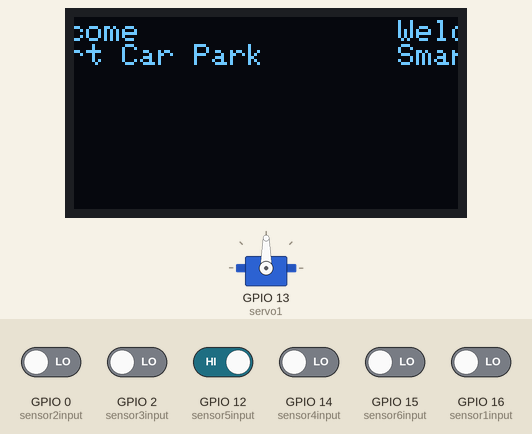
The sketch below on a simulated ESP8266 (NodeMCU). Shown: servo, 128×64 one-colour display. The inputs (shaded band) are chosen by the test bench; at power-on: GPIO 12 (sensor5input) HIGH, GPIO 0 (sensor2input), GPIO 2 (sensor3input), GPIO 14 (sensor4input), GPIO 15 (sensor6input), GPIO 16 (sensor1input) LOW. WiFi joins after 1.5 s; servers stay silent unless stated; uploads are accepted with an empty reply; what the sketch prints to the serial monitor is not drawn.

Above: at 4.7 s.
4.8 s: GPIO 15 (sensor6input) driven HIGH
At 5.8 s:
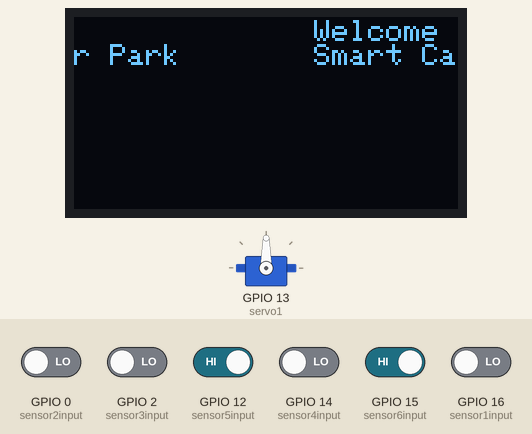
15.4 s: GPIO 12 (sensor5input) driven LOW
At 18.48 s:
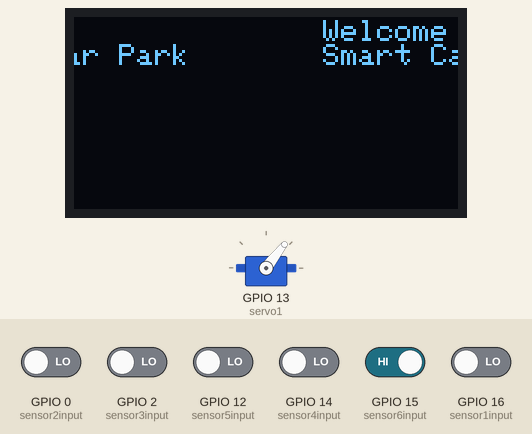
26.0 s: GPIO 12 (sensor5input) driven HIGH
At 26.28 s:
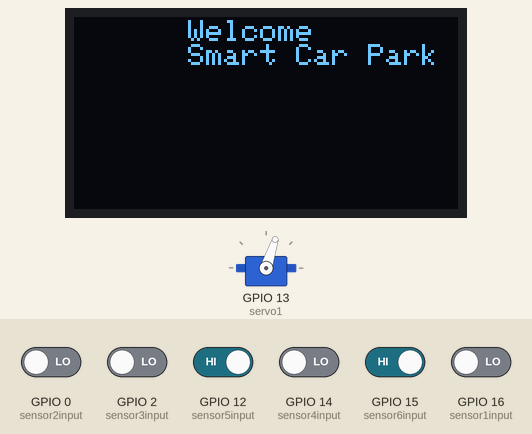
40.0 s: GPIO 15 (sensor6input) driven LOW
At 42.88 s:
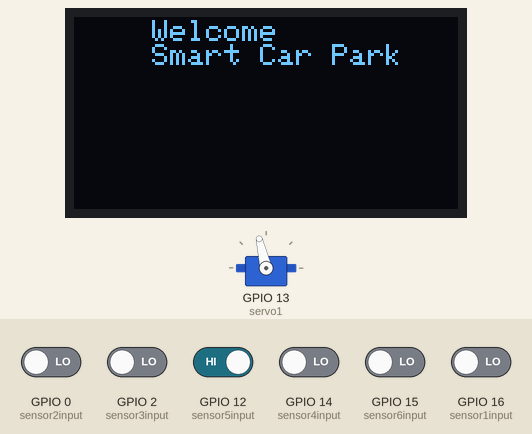
Timing chart, 0 to 50.7 s (numbered marks = the images above; inputs shaded):
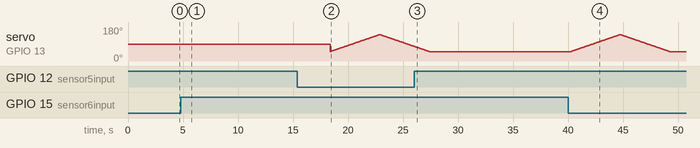

The sketch:

NodeMCU-IR.ino
```cpp
#include <ESP8266WiFi.h>
#include <ESP8266HTTPClient.h>
#include <Servo.h>
#include <Wire.h>
#include <Adafruit_GFX.h>
#include <Adafruit_SSD1306.h>

#define SCREEN_WIDTH 128 // OLED display width, in pixels
#define SCREEN_HEIGHT 64 // OLED display height, in pixels

// Declaration for an SSD1306 display connected to I2C (SDA, SCL pins)
Adafruit_SSD1306 display(-1);

//defines Wifi login detail
const char* ssid = "SLT-4G_B7666";
const char* password = "uma@usjp2016";
int wifiStatus;
WiFiServer server(80);

//defines digital pins to read sensor inputs
const int OLED_SCL = 5;       //D1 OLED Display Serial Clock Pin
const int OLED_SDA = 4;       //D2 OLED Display Serial Data Pin
const int sensor1input = 16;  //D0 Slot01 sensor
const int sensor2input = 0;   //D3 Slot02 sensor
const int sensor3input = 2;   //D4 Slot03 sensor
const int sensor4input = 14;  //D5 Slot04 sensor
const int sensor5input = 12;  //D6 GateOut sensor
const int servo1 = 13;        //D7 GateOut servo motor
const int sensor6input = 15;  //D8 GateIn sensor

//defines servo motor
Servo servoIn;
//define default servo arm angle
int servoangle = 50;

void setup() {

  //starts the serial communication
  Serial.begin(115200);

  //define servo input
  servoIn.attach(servo1);

  //initialize the OLED display and the OLED address 0X3C
  display.begin(SSD1306_SWITCHCAPVCC, 0x3C);
  delay(2000);
  display.clearDisplay();
  //set font size, color and cursor(x,y)
  display.setTextSize(1);
  display.setTextColor(WHITE);
  display.setCursor(0, 1);
  // Display static text
  display.println("Welcome");
  display.println("Smart Car Park");
  display.display();

  //sets as an Input Pin to get sensor data
  pinMode(sensor1input, INPUT);
  pinMode(sensor2input, INPUT);
  pinMode(sensor3input, INPUT);
  pinMode(sensor4input, INPUT);
  pinMode(sensor5input, INPUT);
  pinMode(sensor6input, INPUT);


  //ESP8266 - WiFi Connection
  WiFi.begin(ssid, password);
   while (WiFi.status() != WL_CONNECTED)
  {
    delay(500);
    Serial.println("Can;t connect to WiFi ");
  }
  //starts the Server
  server.begin();

}

void loop() {

  //define HTTPClient
  HTTPClient http;

  // Scroll in various directions, pausing in-between:
  display.startscrollleft(0x00, 0x0F);
  delay(2000);

  //get Sensor Reading inputs
  int sensor1 = digitalRead(sensor1input);
  int sensor2 = digitalRead(sensor2input);
  int sensor3 = digitalRead(sensor3input);
  int sensor4 = digitalRead(sensor4input);
  int sensor5 = digitalRead(sensor5input);
  int sensor6 = digitalRead(sensor6input);

  //print sesor digital inputs in serial monitor
  Serial.print(sensor1);
  Serial.print("\t");
  Serial.print(sensor2);
  Serial.print("\t");
  Serial.print(sensor3);
  Serial.print("\t");
  Serial.print(sensor4);
  Serial.print("\t");
  Serial.print(sensor5);
  Serial.print("\t");
  Serial.print(sensor6);
  Serial.print("\t");
  Serial.println("");

  //define gate operation
  if((sensor5 == 0)||(sensor6 == 0)){
          for (servoangle = 50; servoangle < 140; servoangle += 1){
          servoIn.write(servoangle);
          delay(50);
          }
          for (servoangle = 140; servoangle >= 50; servoangle -= 1){
          servoIn.write(servoangle);
          delay(50);
          }
  }

  //check the current Wifi connection status
  if ((WiFi.status() == WL_CONNECTED)) {

  String slot1, slot2, slot3, slot4, postData;
  //get sensors readings as string
  slot1 = String(sensor1);
  slot2 = String(sensor2);
  slot3 = String(sensor3);
  slot4 = String(sensor4);

  //pass Data to web application
  postData = "s1_status=" + slot1 + "&s2_status=" + slot2 + "&s3_status=" + slot3 + "&s4_status=" + slot4 ;

  http.begin("http://192.168.1.10/smart_car_park/data.php");              //specify request destination
  http.addHeader("Content-Type", "application/x-www-form-urlencoded");    //specify content-type header
  http.POST(postData);                                                    //send the request to web app
  //http.getString();                                                     //get the response from web app
 Serial.println(http.getString());
 }
 else {
    Serial.println("Error on HTTP request");
    }
    http.end(); //Free the resources
    delay(1000);
 }
```

Measured:
- after the input at 4.8 s, servo on GPIO 13 (servo1): stops changing and stays 90°
- after the input at 26.0 s, servo on GPIO 13 (servo1): goes on until 27.4 s, then stays 50°
- after the input at 40.0 s, servo on GPIO 13 (servo1): rises from 50° to 140° in 4.5 s, then falls to 50° in 4.5 s
